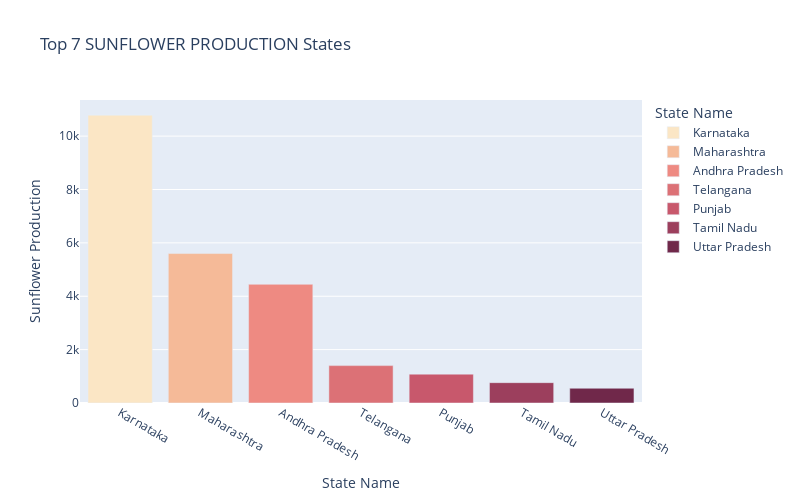

Write notebook code for a chart like this one.
### Code cell
fig = px.bar(sunflower_state,x='State Name',y='SUNFLOWER PRODUCTION (1000 tons)',title='Top 7 SUNFLOWER PRODUCTION States',labels={'State Name':'State Name','SUNFLOWER PRODUCTION (1000 tons)':'Sunflower Production'},color='State Name',color_discrete_sequence=px.colors.sequential.Burgyl)

fig.update_layout(height = 500,width = 800)

fig.show()

### Figure 1 — Plotly figure (JSON) as saved in the notebook; plotly's stock layout.template omitted (floating-point values rounded to 4 significant figures)
{"data": [{"alignmentgroup": "True", "hovertemplate": "State Name=%{x}<br>Sunflower Production=%{y}<extra></extra>", "legendgroup": "Karnataka", "marker": {"color": "rgb(251, 230, 197)", "pattern": {"shape": ""}}, "name": "Karnataka", "offsetgroup": "Karnataka", "orientation": "v", "showlegend": true, "textposition": "auto", "type": "bar", "x": ["Karnataka"], "xaxis": "x", "y": [10790.0], "yaxis": "y"}, {"alignmentgroup": "True", "hovertemplate": "State Name=%{x}<br>Sunflower Production=%{y}<extra></extra>", "legendgroup": "Maharashtra", "marker": {"color": "rgb(245, 186, 152)", "pattern": {"shape": ""}}, "name": "Maharashtra", "offsetgroup": "Maharashtra", "orientation": "v", "showlegend": true, "textposition": "auto", "type": "bar", "x": ["Maharashtra"], "xaxis": "x", "y": [5599.0], "yaxis": "y"}, {"alignmentgroup": "True", "hovertemplate": "State Name=%{x}<br>Sunflower Production=%{y}<extra></extra>", "legendgroup": "Andhra Pradesh", "marker": {"color": "rgb(238, 138, 130)", "pattern": {"shape": ""}}, "name": "Andhra Pradesh", "offsetgroup": "Andhra Pradesh", "orientation": "v", "showlegend": true, "textposition": "auto", "type": "bar", "x": ["Andhra Pradesh"], "xaxis": "x", "y": [4448.0], "yaxis": "y"}, {"alignmentgroup": "True", "hovertemplate": "State Name=%{x}<br>Sunflower Production=%{y}<extra></extra>", "legendgroup": "Telangana", "marker": {"color": "rgb(220, 113, 118)", "pattern": {"shape": ""}}, "name": "Telangana", "offsetgroup": "Telangana", "orientation": "v", "showlegend": true, "textposition": "auto", "type": "bar", "x": ["Telangana"], "xaxis": "x", "y": [1401.0], "yaxis": "y"}, {"alignmentgroup": "True", "hovertemplate": "State Name=%{x}<br>Sunflower Production=%{y}<extra></extra>", "legendgroup": "Punjab", "marker": {"color": "rgb(200, 88, 108)", "pattern": {"shape": ""}}, "name": "Punjab", "offsetgroup": "Punjab", "orientation": "v", "showlegend": true, "textposition": "auto", "type": "bar", "x": ["Punjab"], "xaxis": "x", "y": [1082.0], "yaxis": "y"}, {"alignmentgroup": "True", "hovertemplate": "State Name=%{x}<br>Sunflower Production=%{y}<extra></extra>", "legendgroup": "Tamil Nadu", "marker": {"color": "rgb(156, 63, 93)", "pattern": {"shape": ""}}, "name": "Tamil Nadu", "offsetgroup": "Tamil Nadu", "orientation": "v", "showlegend": true, "textposition": "auto", "type": "bar", "x": ["Tamil Nadu"], "xaxis": "x", "y": [762.4], "yaxis": "y"}, {"alignmentgroup": "True", "hovertemplate": "State Name=%{x}<br>Sunflower Production=%{y}<extra></extra>", "legendgroup": "Uttar Pradesh", "marker": {"color": "rgb(112, 40, 74)", "pattern": {"shape": ""}}, "name": "Uttar Pradesh", "offsetgroup": "Uttar Pradesh", "orientation": "v", "showlegend": true, "textposition": "auto", "type": "bar", "x": ["Uttar Pradesh"], "xaxis": "x", "y": [552.7], "yaxis": "y"}], "layout": {"barmode": "relative", "height": 500, "legend": {"title": {"text": "State Name"}, "tracegroupgap": 0}, "title": {"text": "Top 7 SUNFLOWER PRODUCTION States"}, "width": 800, "xaxis": {"anchor": "y", "categoryarray": ["Karnataka", "Maharashtra", "Andhra Pradesh", "Telangana", "Punjab", "Tamil Nadu", "Uttar Pradesh"], "categoryorder": "array", "domain": [0, 1], "title": {"text": "State Name"}}, "yaxis": {"anchor": "x", "domain": [0, 1], "title": {"text": "Sunflower Production"}}}}
